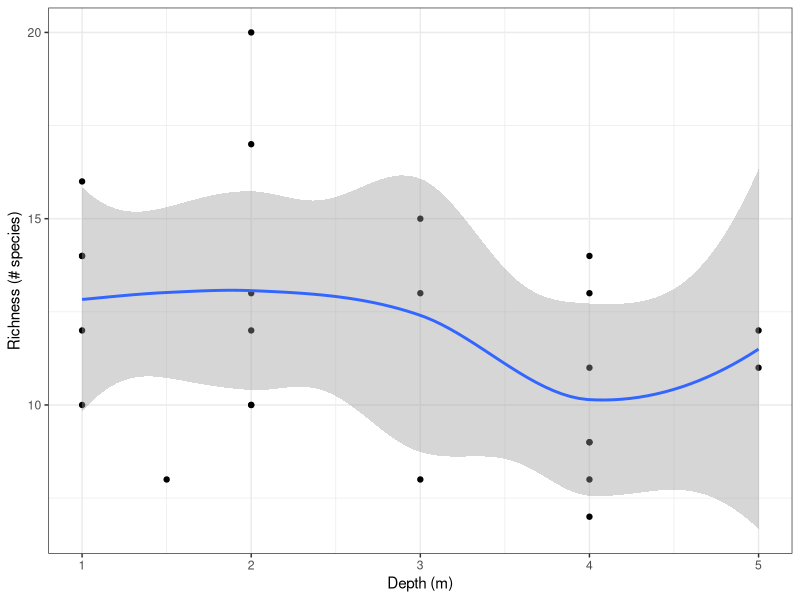
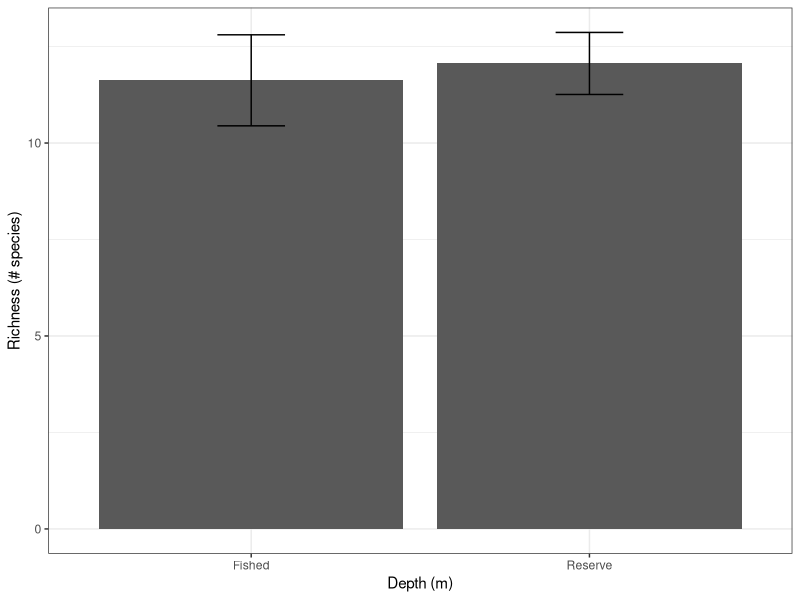
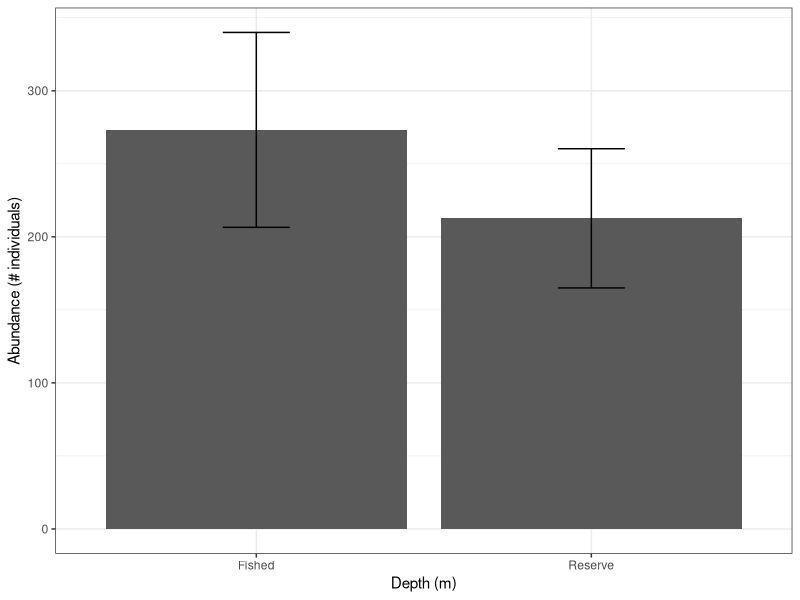
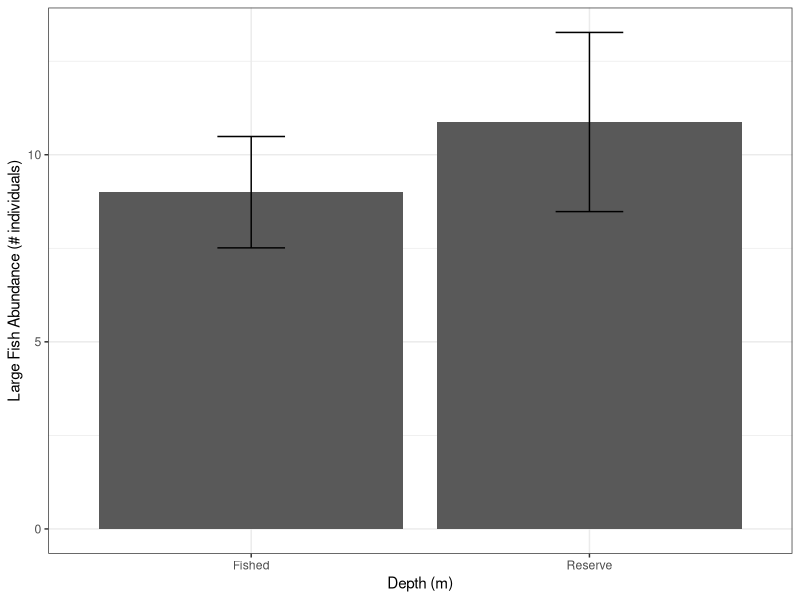
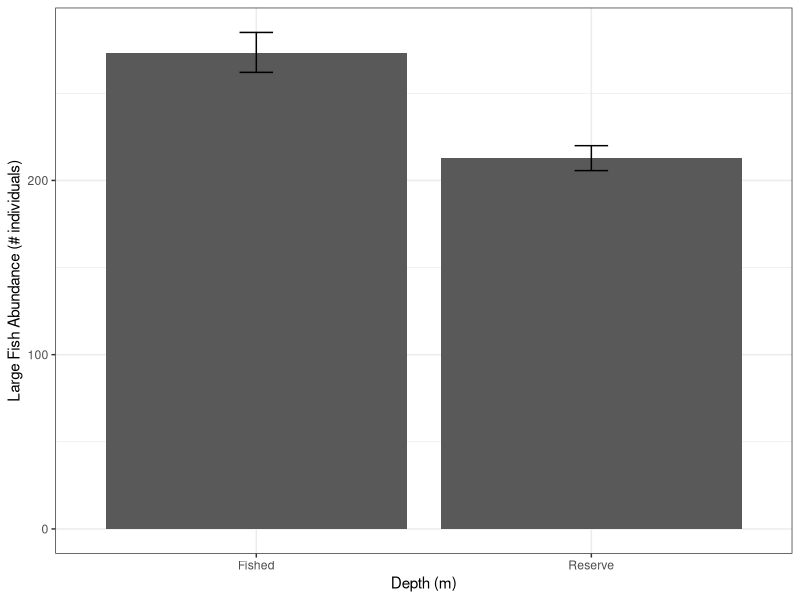
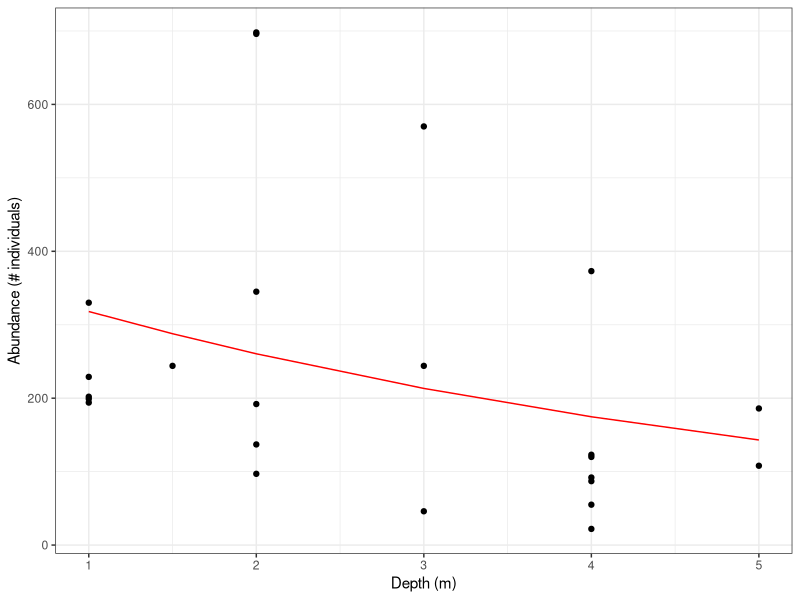
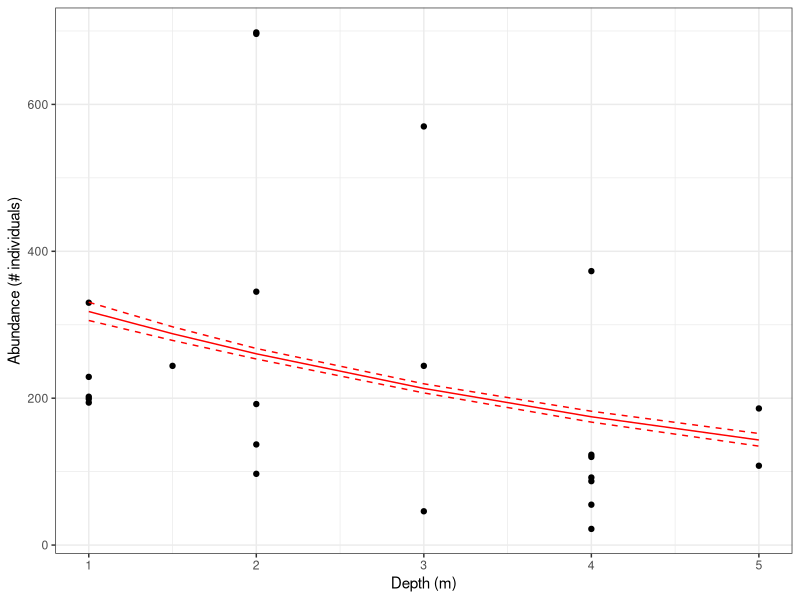

The R script that drew these images, in order:
# About ========================================================================

# Title: Linear modelling for Maria Island Data (KSM308)
# Date: March 2024
# Author: Freddie Heather

# Imports data
# Visualises data
# Fits generalised linear models
# Generates figures

# Important: 
# 1. Make sure you are working inside an R project
# 2. Make sure the datafiles "multivariate_analysis.R" and "predictor_table.csv" are within your project working directory

# Packages =====================================================================

# install.packages("tidyverse") # run this line of code if you haven't installed the tidyverse on your computer
library(tidyverse)

# Import =======================================================================

resp_vars <- read_csv("univariate_response_vars.csv") 
pred_vars <- read_csv("predictor_table.csv")

# Data checking ================================================================

resp_vars # has NA instead of zeros
pred_vars # has some blank columns

# Check to make sure the columns are of the right class (dbl or chr)

# Data wrangling ===============================================================

# mutate_at: replace SOME cols with NA values with zero
resp_vars_clean <- 
  resp_vars %>% 
  mutate_at(.vars = vars(`Acanthaluteres vittiger`:`Pictilabrus laticlavius`), 
            .funs = replace_na, 
            replace = 0) 

# mutate_all: replace ALL the NA values with zero
resp_vars_clean <- 
  resp_vars %>% 
  mutate_all(.funs = replace_na, replace = 0) 

pred_vars_clean <- 
  pred_vars %>% 
  discard(~all(is.na(.))) %>% # gets rid of those blank cols
  rename(Sample = sample) # to match the col-name in the other table

# joining the two datasets by the ID variable common to both ('Sample')
clean_data <- 
  resp_vars_clean %>% 
  left_join(pred_vars_clean, by = "Sample")

# Data checking ===============================================================

glimpse(clean_data)


# clean_data <- clean_data %>% mutate(x = as.numeric(x)) # to dbl
# clean_data <- clean_data %>% mutate(x = as.character(x)) # to chr

# Data visualisation ===========================================================

# Numerical vs numerical plot
clean_data %>% 
  ggplot() + 
  aes(
    x = Depth, 
    y = Richness
  ) +
  geom_point()  + 
  stat_smooth(se = TRUE) + # smoothed trend line? standard error?
  labs(
    x = "Depth (m)",
    y = "Richness (# species)"
  ) +
  theme_bw() # themes from https://ggplot2.tidyverse.org/reference/ggtheme.html

# Categorical vs numerical plot
clean_data %>% 
  summarise(richness_mean = mean(Richness, na.rm = TRUE), 
            richness_sd = sd(Richness, na.rm = TRUE), 
            n = n(),
            .by = MPA) %>% # .by is used to define the grouping variable 
  mutate(richness_se = richness_sd/sqrt(n)) %>% 
  ggplot() + 
  aes(
    x = MPA, 
    y = richness_mean
  ) +
  geom_col() +
  geom_errorbar(aes(ymin = richness_mean - richness_se, 
                    ymax = richness_mean + richness_se), 
                width = 0.2) +
  labs(
    x = "Depth (m)",
    y = "Richness (# species)"
  ) +
  theme_bw() # themes from https://ggplot2.tidyverse.org/reference/ggtheme.html

# Reserve vs abundance
clean_data %>% 
  summarise(abundance_mean = mean(N, na.rm = TRUE), 
            abundance_sd = sd(N, na.rm = TRUE), 
            n = n(),
            .by = MPA) %>% 
  mutate(abundance_se = abundance_sd/sqrt(n),
         ci = abundance_se*1.96) %>% 
  ggplot() + 
  aes(
    x = MPA, 
    y = abundance_mean
  ) +
  geom_col() +
  geom_errorbar(aes(ymin = abundance_mean - abundance_se, 
                    ymax = abundance_mean + abundance_se), 
                width = 0.2) +
  labs(
    x = "Depth (m)",
    y = "Abundance (# individuals)"
  ) +
  theme_bw() # themes from https://ggplot2.tidyverse.org/reference/ggtheme.html

# Reserve vs large fish abundance
clean_data %>% 
  summarise(abundance_mean = mean(`N>25`, na.rm = TRUE), 
            abundance_sd = sd(`N>25`, na.rm = TRUE), 
            n = n(),
            .by = MPA) %>% 
  mutate(abundance_se = abundance_sd/sqrt(n)) %>% 
  ggplot() + 
  aes(
    x = MPA, 
    y = abundance_mean
  ) +
  geom_col() +
  geom_errorbar(aes(ymin = abundance_mean - abundance_se, 
                    ymax = abundance_mean + abundance_se), 
                width = 0.2) +
  labs(
    x = "Depth (m)",
    y = "Large Fish Abundance (# individuals)"
  ) +
  theme_bw() # themes from https://ggplot2.tidyverse.org/reference/ggtheme.html

# Linear modelling =============================================================

# Either transform to make normal or choose distribution family (e.g. poisson)
# Poisson is used for count data (i.e., non-negative, non-decimal)

glm1 <- 
  glm(formula = Richness ~ MPA, 
      data = clean_data, 
      family = "poisson") # poisson as predictor variable is count data

summary(glm1)
# t or Z value = Estimate divided by SE
# Higher Z value = low error for estimate value = low pval = high significance
# More information at: https://www.statology.org/interpret-glm-output-in-r/


# Say we wanted another variable in the model
glm2 <- 
  glm(formula = Richness ~ MPA + Depth, 
      data = clean_data, 
      family = "poisson") 

summary(glm2)

# Model for abundance
glm3 <- 
  glm(formula = N ~ MPA, 
      data = clean_data, 
      family = "poisson") # poisson as predictor variable is count data

summary(glm3)

# Good info on interpreting poisson model output
# https://stats.stackexchange.com/questions/11096/how-to-interpret-coefficients-in-a-poisson-regression

exp(5.61)
exp(5.61 + 1*-0.25056) # reserve = TRUE
exp(5.61 + 0*-0.25056) # reserve = FALSE

# Choosing the family
"poisson" # count data (e.g. number of species), default: link = "log"
"gaussian" # normally distributed data, default: link = "identity" (no trans.)
"binomial" # yes/no, true/false, 0/1 type data, default: link = "logit" (logistic)

# Model for abundance (assuming normal dist)
glm3_v2 <- 
  glm(formula = N ~ MPA, 
      data = clean_data, 
      family = "gaussian") 

summary(glm3_v2)

# Numerical predictor
glm4 <- 
  glm(formula = N ~ Depth, 
      data = clean_data, 
      family = "poisson") # poisson as predictor variable is count data

summary(glm4)

# Figures ======================================================================

# Calculation of confidence intervals
# If normally distribution (Gaussian) its easy
# Otherwise a bit more complex
# https://stackoverflow.com/questions/40985366/prediction-of-poisson-regression

# Normal: CI = mean + 1.96*(sd/sqrt(n))
# Poission: CI = inverse_link_function(mean + 1.96*(sd/sqrt(n)))

# Categorical
glm3_inverse_func <- glm3$family$linkinv # back-transformation
mod_out <- 
  tibble(MPA = c("Reserve", "Fished")) %>% 
  mutate(pred_trans = predict(glm3, newdata = list(MPA = MPA), type = "link", se.fit=TRUE)$fit, 
         pred_se_trans = predict(glm3, newdata = list(MPA = MPA), type = "link", se.fit=TRUE)$se.fit, 
         pred = glm3_inverse_func(pred_trans), 
         lo = glm3_inverse_func(pred_trans - 1.96*pred_se_trans), 
         hi = glm3_inverse_func(pred_trans + 1.96*pred_se_trans))

clean_data %>% 
  summarise(abundance_mean = mean(N, na.rm = TRUE), 
            abundance_sd = sd(N, na.rm = TRUE), 
            n = n(),
            .by = MPA) %>%
  ggplot() + 
  aes(
    x = MPA, 
    y = abundance_mean
  ) +
  geom_col() +
  geom_errorbar(aes(y = pred, 
                    ymin = lo, 
                    ymax = hi), 
                data = mod_out, 
                width = 0.1) +
  labs(
    x = "Depth (m)",
    y = "Large Fish Abundance (# individuals)"
  ) +
  theme_bw()

# Good article on Error bars 
# overlapping CI bars != significance
# https://www.nature.com/articles/nmeth.2659

# Two numerical values
clean_data %>% 
  mutate(pred_n = exp(predict(glm4))) %>% 
  ggplot() + 
  aes(
    x = Depth, 
    y = N
  ) +
  geom_point()  + 
  geom_line(aes(y = pred_n), col = "red") +
  # stat_smooth(se = TRUE) + # smoothed trend line? standard error?
  labs(
    x = "Depth (m)",
    y = "Abundance (# individuals)"
  ) +
  theme_bw() # themes from https://ggplot2.tidyverse.org/reference/ggtheme.html

glm4_inverse_func <- glm4$family$linkinv # for poisson, this function is exp()

clean_data %>% 
  mutate(pred_trans = predict(glm4, newdata = clean_data, type = "link", se.fit=TRUE)$fit, 
         pred_se_trans = predict(glm4, newdata = clean_data, type = "link", se.fit=TRUE)$se.fit, 
         pred = glm4_inverse_func(pred_trans), 
         lo = glm4_inverse_func(pred_trans - 1.96*pred_se_trans), 
         hi = glm4_inverse_func(pred_trans + 1.96*pred_se_trans)) %>% 
  ggplot() + 
  aes(
    x = Depth, 
    y = N
  ) +
  geom_point()  + 
  geom_line(aes(y = pred), col = "red") +
  geom_line(aes(y = lo), col = "red", lty = 2) +
  geom_line(aes(y = hi), col = "red", lty = 2) +
  # stat_smooth(se = TRUE) + # smoothed trend line? standard error?
  labs(
    x = "Depth (m)",
    y = "Abundance (# individuals)"
  ) +
  theme_bw() 

